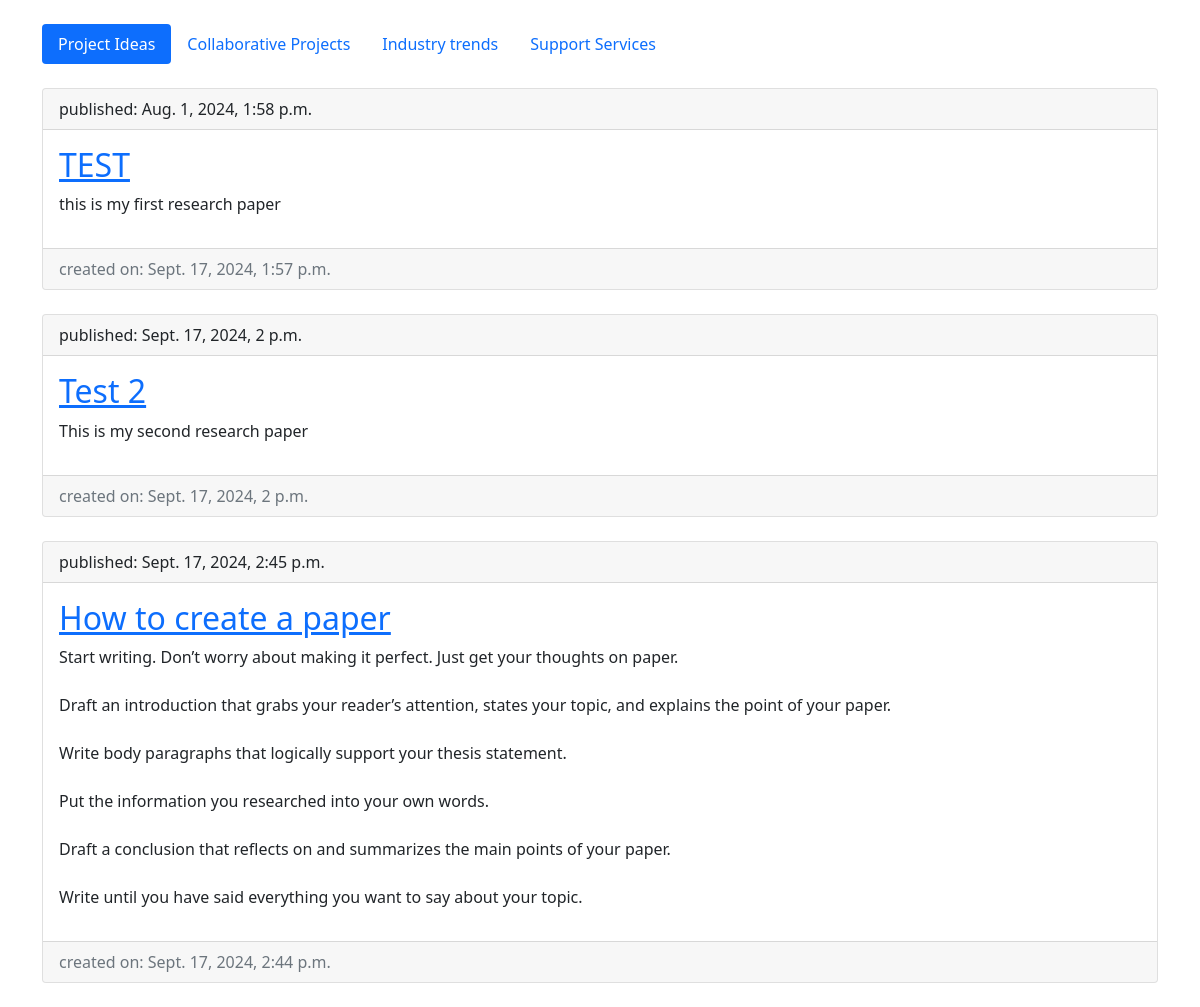
Before: / with the older database file.
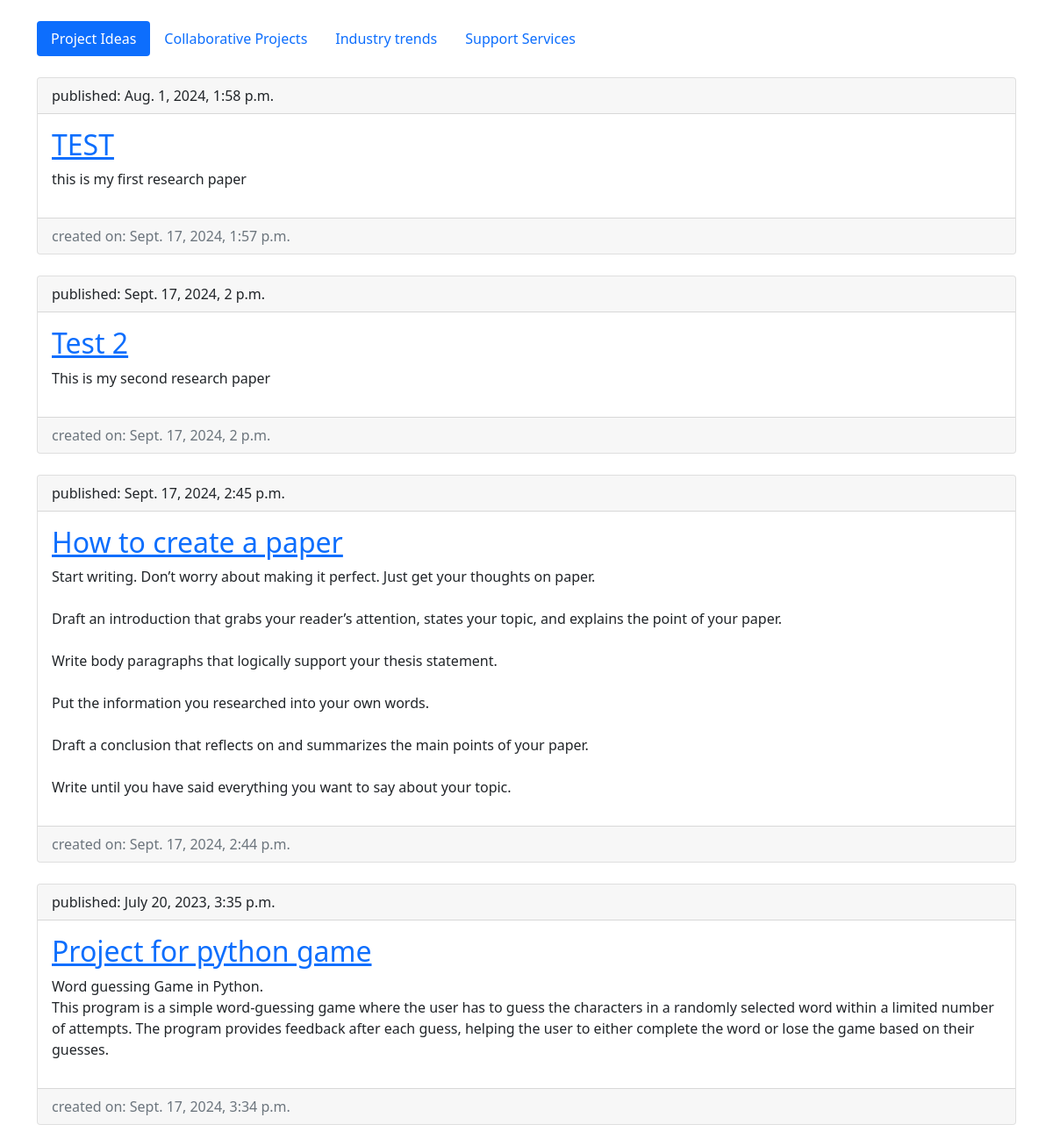
After: the same page with the newer database file.
### home/models.py (models this page shows, shortened)
class ResearchPapers(models.Model):
    title = models.CharField(max_length=100)
    slug = models.SlugField(max_length=100, unique=True)
    description = models.TextField()
    created_date = models.DateTimeField(default=timezone.now)
    published_date = models.DateTimeField(blank=True, null=True)

### home/views.py (the view)
# urls.py: path('', views.post_list, name='post_list'),
def post_list(request):
    papers = ResearchPapers.objects.all()
    return render(request, 'home/post_list.html', {'papers': papers})

### home/templates/home/post_list.html
{% extends 'home/base.html' %}
{% block content %}
    {% for paper in papers %}
        <div class="card">
            <div class="card-header">
                <time>published: {{ paper.published_date }}</time>
            </div>
            <div class="card-body">
                <h2><a href="{% url 'post_detail' pk=paper.pk %}">{{ paper.title }}</a></h2>
                <p>{{ paper.description|linebreaksbr }}</p>
            </div>
            <div class="card-footer text-muted">
                <time>created on: {{ paper.created_date }}</time>
            </div>
        </div>
        <br>
    {% endfor %}
{% endblock %}

### home/templates/home/base.html (shortened to what this page needs)
{% load static %}
<!doctype html>
<html lang="en">
<head>
    <link href="https://cdn.jsdelivr.net/npm/bootstrap@5.0.2/dist/css/bootstrap.min.css" rel="stylesheet"
>
</head>
<body>
<br>
<div class="container">
    <ul class="nav nav-pills">
        <li class="nav-item">
            <a class="nav-link active" aria-current="page" href="#">Project Ideas</a>
        </li>
        <li class="nav-item">
            <a class="nav-link" href="#">Collaborative Projects</a>
        </li>
        <li class="nav-item">
            <a class="nav-link" href="#">Industry trends</a>
        </li>
        <li class="nav-item">
            <a class="nav-link" href="#">Support Services </a>
        </li>
    </ul>
    <br>
    {% block content %}
    {% endblock %}
</div>
</body>
</html>

Changed rows visible on the page:
added ResearchPapers: published_date "July 20, 2023, 3:35 p.m.", title "Project for python game", description "Word guessing Game in Python. This program is a simple word-guessing game where the user has to guess the characters in a randomly selected word within a limited number of attempts. The program provides feedback after each guess, helping the user to either complete the word or lose the game based on their guesses.", created_date "Sept. 17, 2024, 3:34 p.m."
